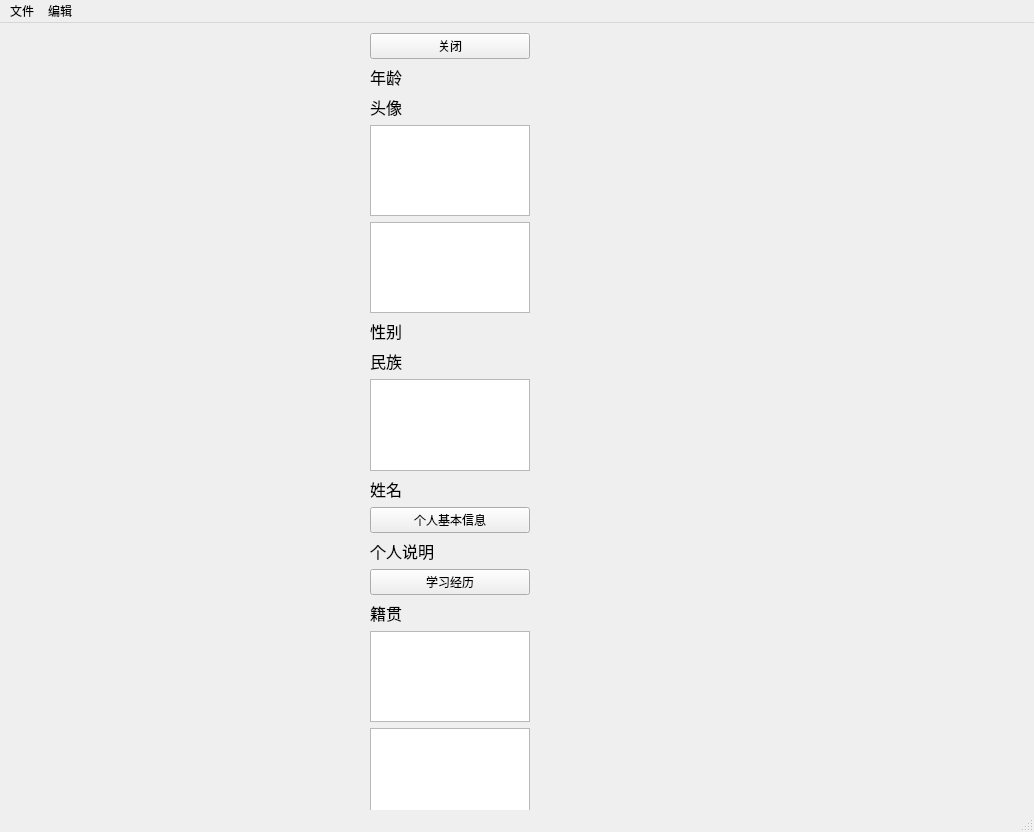
<?xml version="1.0" encoding="UTF-8"?>
<ui version="4.0">
 <class>XuFang</class>
 <widget class="QMainWindow" name="XuFang">
  <property name="geometry">
   <rect>
    <x>0</x>
    <y>0</y>
    <width>1034</width>
    <height>832</height>
   </rect>
  </property>
  <property name="windowTitle">
   <string>MainWindow</string>
  </property>
  <widget class="QWidget" name="centralwidget">
   <widget class="QWidget" name="verticalLayoutWidget">
    <property name="geometry">
     <rect>
      <x>370</x>
      <y>10</y>
      <width>160</width>
      <height>979</height>
     </rect>
    </property>
    <layout class="QVBoxLayout" name="verticalLayout">
     <item>
      <widget class="QPushButton" name="pushButton_6">
       <property name="text">
        <string>关闭</string>
       </property>
      </widget>
     </item>
     <item>
      <widget class="QLabel" name="label_6">
       <property name="font">
        <font>
         <family>AcadEref</family>
         <pointsize>12</pointsize>
        </font>
       </property>
       <property name="text">
        <string>年龄</string>
       </property>
       <property name="textFormat">
        <enum>Qt::AutoText</enum>
       </property>
       <property name="scaledContents">
        <bool>false</bool>
       </property>
      </widget>
     </item>
     <item>
      <widget class="QLabel" name="label_5">
       <property name="font">
        <font>
         <family>AcadEref</family>
         <pointsize>12</pointsize>
        </font>
       </property>
       <property name="text">
        <string>头像</string>
       </property>
       <property name="textFormat">
        <enum>Qt::AutoText</enum>
       </property>
       <property name="scaledContents">
        <bool>false</bool>
       </property>
      </widget>
     </item>
     <item>
      <widget class="QTextEdit" name="textEdit_3">
       <property name="html">
        <string>&lt;!DOCTYPE HTML PUBLIC &quot;-//W3C//DTD HTML 4.0//EN&quot; &quot;http://www.w3.org/TR/REC-html40/strict.dtd&quot;&gt;
&lt;html&gt;&lt;head&gt;&lt;meta name=&quot;qrichtext&quot; content=&quot;1&quot; /&gt;&lt;style type=&quot;text/css&quot;&gt;
p, li { white-space: pre-wrap; }
&lt;/style&gt;&lt;/head&gt;&lt;body style=&quot; font-family:'SimSun'; font-size:9pt; font-weight:400; font-style:normal;&quot;&gt;
&lt;p style=&quot;-qt-paragraph-type:empty; margin-top:0px; margin-bottom:0px; margin-left:0px; margin-right:0px; -qt-block-indent:0; text-indent:0px;&quot;&gt;&lt;br /&gt;&lt;/p&gt;&lt;/body&gt;&lt;/html&gt;</string>
       </property>
      </widget>
     </item>
     <item>
      <widget class="QTextEdit" name="textEdit_5">
       <property name="html">
        <string>&lt;!DOCTYPE HTML PUBLIC &quot;-//W3C//DTD HTML 4.0//EN&quot; &quot;http://www.w3.org/TR/REC-html40/strict.dtd&quot;&gt;
&lt;html&gt;&lt;head&gt;&lt;meta name=&quot;qrichtext&quot; content=&quot;1&quot; /&gt;&lt;style type=&quot;text/css&quot;&gt;
p, li { white-space: pre-wrap; }
&lt;/style&gt;&lt;/head&gt;&lt;body style=&quot; font-family:'SimSun'; font-size:9pt; font-weight:400; font-style:normal;&quot;&gt;
&lt;p style=&quot;-qt-paragraph-type:empty; margin-top:0px; margin-bottom:0px; margin-left:0px; margin-right:0px; -qt-block-indent:0; text-indent:0px;&quot;&gt;&lt;br /&gt;&lt;/p&gt;&lt;/body&gt;&lt;/html&gt;</string>
       </property>
      </widget>
     </item>
     <item>
      <widget class="QLabel" name="label_2">
       <property name="font">
        <font>
         <family>AcadEref</family>
         <pointsize>12</pointsize>
        </font>
       </property>
       <property name="text">
        <string>性别</string>
       </property>
       <property name="textFormat">
        <enum>Qt::AutoText</enum>
       </property>
       <property name="scaledContents">
        <bool>false</bool>
       </property>
      </widget>
     </item>
     <item>
      <widget class="QLabel" name="label_3">
       <property name="font">
        <font>
         <family>AcadEref</family>
         <pointsize>12</pointsize>
        </font>
       </property>
       <property name="text">
        <string>民族</string>
       </property>
       <property name="textFormat">
        <enum>Qt::AutoText</enum>
       </property>
       <property name="scaledContents">
        <bool>false</bool>
       </property>
      </widget>
     </item>
     <item>
      <widget class="QTextEdit" name="textEdit_4">
       <property name="html">
        <string>&lt;!DOCTYPE HTML PUBLIC &quot;-//W3C//DTD HTML 4.0//EN&quot; &quot;http://www.w3.org/TR/REC-html40/strict.dtd&quot;&gt;
&lt;html&gt;&lt;head&gt;&lt;meta name=&quot;qrichtext&quot; content=&quot;1&quot; /&gt;&lt;style type=&quot;text/css&quot;&gt;
p, li { white-space: pre-wrap; }
&lt;/style&gt;&lt;/head&gt;&lt;body style=&quot; font-family:'SimSun'; font-size:9pt; font-weight:400; font-style:normal;&quot;&gt;
&lt;p style=&quot;-qt-paragraph-type:empty; margin-top:0px; margin-bottom:0px; margin-left:0px; margin-right:0px; -qt-block-indent:0; text-indent:0px;&quot;&gt;&lt;br /&gt;&lt;/p&gt;&lt;/body&gt;&lt;/html&gt;</string>
       </property>
      </widget>
     </item>
     <item>
      <widget class="QLabel" name="label">
       <property name="font">
        <font>
         <family>AcadEref</family>
         <pointsize>12</pointsize>
        </font>
       </property>
       <property name="text">
        <string>姓名</string>
       </property>
       <property name="textFormat">
        <enum>Qt::AutoText</enum>
       </property>
       <property name="scaledContents">
        <bool>false</bool>
       </property>
      </widget>
     </item>
     <item>
      <widget class="QPushButton" name="pushButton">
       <property name="text">
        <string>个人基本信息</string>
       </property>
      </widget>
     </item>
     <item>
      <widget class="QLabel" name="label_7">
       <property name="font">
        <font>
         <family>AcadEref</family>
         <pointsize>12</pointsize>
        </font>
       </property>
       <property name="text">
        <string>个人说明</string>
       </property>
       <property name="textFormat">
        <enum>Qt::AutoText</enum>
       </property>
       <property name="scaledContents">
        <bool>false</bool>
       </property>
      </widget>
     </item>
     <item>
      <widget class="QPushButton" name="pushButton_2">
       <property name="text">
        <string>学习经历</string>
       </property>
      </widget>
     </item>
     <item>
      <widget class="QLabel" name="label_4">
       <property name="font">
        <font>
         <family>AcadEref</family>
         <pointsize>12</pointsize>
        </font>
       </property>
       <property name="text">
        <string>籍贯</string>
       </property>
       <property name="textFormat">
        <enum>Qt::AutoText</enum>
       </property>
       <property name="scaledContents">
        <bool>false</bool>
       </property>
      </widget>
     </item>
     <item>
      <widget class="QTextEdit" name="textEdit_6">
       <property name="html">
        <string>&lt;!DOCTYPE HTML PUBLIC &quot;-//W3C//DTD HTML 4.0//EN&quot; &quot;http://www.w3.org/TR/REC-html40/strict.dtd&quot;&gt;
&lt;html&gt;&lt;head&gt;&lt;meta name=&quot;qrichtext&quot; content=&quot;1&quot; /&gt;&lt;style type=&quot;text/css&quot;&gt;
p, li { white-space: pre-wrap; }
&lt;/style&gt;&lt;/head&gt;&lt;body style=&quot; font-family:'SimSun'; font-size:9pt; font-weight:400; font-style:normal;&quot;&gt;
&lt;p style=&quot;-qt-paragraph-type:empty; margin-top:0px; margin-bottom:0px; margin-left:0px; margin-right:0px; -qt-block-indent:0; text-indent:0px;&quot;&gt;&lt;br /&gt;&lt;/p&gt;&lt;/body&gt;&lt;/html&gt;</string>
       </property>
      </widget>
     </item>
     <item>
      <widget class="QTextEdit" name="textEdit">
       <property name="html">
        <string>&lt;!DOCTYPE HTML PUBLIC &quot;-//W3C//DTD HTML 4.0//EN&quot; &quot;http://www.w3.org/TR/REC-html40/strict.dtd&quot;&gt;
&lt;html&gt;&lt;head&gt;&lt;meta name=&quot;qrichtext&quot; content=&quot;1&quot; /&gt;&lt;style type=&quot;text/css&quot;&gt;
p, li { white-space: pre-wrap; }
&lt;/style&gt;&lt;/head&gt;&lt;body style=&quot; font-family:'SimSun'; font-size:9pt; font-weight:400; font-style:normal;&quot;&gt;
&lt;p style=&quot;-qt-paragraph-type:empty; margin-top:0px; margin-bottom:0px; margin-left:0px; margin-right:0px; -qt-block-indent:0; text-indent:0px;&quot;&gt;&lt;br /&gt;&lt;/p&gt;&lt;/body&gt;&lt;/html&gt;</string>
       </property>
      </widget>
     </item>
     <item>
      <widget class="QPushButton" name="pushButton_5">
       <property name="text">
        <string>保存</string>
       </property>
      </widget>
     </item>
     <item>
      <widget class="QPushButton" name="pushButton_4">
       <property name="text">
        <string>改变</string>
       </property>
      </widget>
     </item>
     <item>
      <widget class="QTextEdit" name="textEdit_2">
       <property name="html">
        <string>&lt;!DOCTYPE HTML PUBLIC &quot;-//W3C//DTD HTML 4.0//EN&quot; &quot;http://www.w3.org/TR/REC-html40/strict.dtd&quot;&gt;
&lt;html&gt;&lt;head&gt;&lt;meta name=&quot;qrichtext&quot; content=&quot;1&quot; /&gt;&lt;style type=&quot;text/css&quot;&gt;
p, li { white-space: pre-wrap; }
&lt;/style&gt;&lt;/head&gt;&lt;body style=&quot; font-family:'SimSun'; font-size:9pt; font-weight:400; font-style:normal;&quot;&gt;
&lt;p style=&quot;-qt-paragraph-type:empty; margin-top:0px; margin-bottom:0px; margin-left:0px; margin-right:0px; -qt-block-indent:0; text-indent:0px;&quot;&gt;&lt;br /&gt;&lt;/p&gt;&lt;/body&gt;&lt;/html&gt;</string>
       </property>
      </widget>
     </item>
     <item>
      <widget class="QPushButton" name="pushButton_3">
       <property name="text">
        <string>项目经历</string>
       </property>
      </widget>
     </item>
    </layout>
   </widget>
  </widget>
  <widget class="QStatusBar" name="statusbar"/>
  <widget class="QMenuBar" name="menubar">
   <property name="geometry">
    <rect>
     <x>0</x>
     <y>0</y>
     <width>1034</width>
     <height>26</height>
    </rect>
   </property>
   <widget class="QMenu" name="menu">
    <property name="title">
     <string>文件</string>
    </property>
   </widget>
   <widget class="QMenu" name="menu_2">
    <property name="title">
     <string>编辑</string>
    </property>
   </widget>
   <addaction name="menu"/>
   <addaction name="menu_2"/>
  </widget>
 </widget>
 <resources/>
 <connections/>
</ui>
